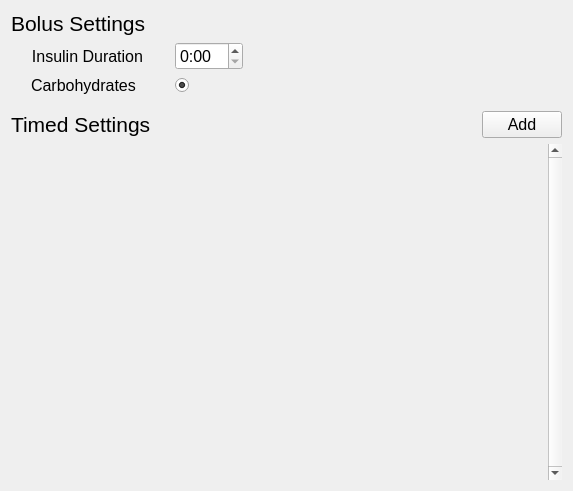
<?xml version="1.0" encoding="UTF-8"?>
<ui version="4.0">
 <class>ProfileEditor</class>
 <widget class="QWidget" name="ProfileEditor">
  <property name="geometry">
   <rect>
    <x>0</x>
    <y>0</y>
    <width>573</width>
    <height>491</height>
   </rect>
  </property>
  <property name="font">
   <font>
    <pointsize>12</pointsize>
   </font>
  </property>
  <property name="windowTitle">
   <string>Form</string>
  </property>
  <layout class="QVBoxLayout" name="verticalLayout">
   <item>
    <widget class="QLabel" name="bolusLabel">
     <property name="sizePolicy">
      <sizepolicy hsizetype="Preferred" vsizetype="Maximum">
       <horstretch>0</horstretch>
       <verstretch>0</verstretch>
      </sizepolicy>
     </property>
     <property name="font">
      <font>
       <pointsize>16</pointsize>
      </font>
     </property>
     <property name="text">
      <string>Bolus Settings</string>
     </property>
    </widget>
   </item>
   <item>
    <layout class="QFormLayout" name="bolusLayout">
     <property name="fieldGrowthPolicy">
      <enum>QFormLayout::FieldGrowthPolicy::FieldsStayAtSizeHint</enum>
     </property>
     <property name="formAlignment">
      <set>Qt::AlignmentFlag::AlignLeading|Qt::AlignmentFlag::AlignLeft|Qt::AlignmentFlag::AlignVCenter</set>
     </property>
     <property name="horizontalSpacing">
      <number>32</number>
     </property>
     <property name="verticalSpacing">
      <number>6</number>
     </property>
     <property name="leftMargin">
      <number>20</number>
     </property>
     <property name="rightMargin">
      <number>20</number>
     </property>
     <property name="bottomMargin">
      <number>10</number>
     </property>
     <item row="0" column="1">
      <widget class="QTimeEdit" name="durationBox">
       <property name="sizePolicy">
        <sizepolicy hsizetype="Minimum" vsizetype="Maximum">
         <horstretch>0</horstretch>
         <verstretch>0</verstretch>
        </sizepolicy>
       </property>
       <property name="displayFormat">
        <string>h:mm</string>
       </property>
      </widget>
     </item>
     <item row="1" column="0">
      <widget class="QLabel" name="carbLabel">
       <property name="text">
        <string>Carbohydrates</string>
       </property>
      </widget>
     </item>
     <item row="1" column="1">
      <widget class="QRadioButton" name="carbButton">
       <property name="sizePolicy">
        <sizepolicy hsizetype="Minimum" vsizetype="Minimum">
         <horstretch>0</horstretch>
         <verstretch>0</verstretch>
        </sizepolicy>
       </property>
       <property name="text">
        <string/>
       </property>
       <property name="iconSize">
        <size>
         <width>24</width>
         <height>24</height>
        </size>
       </property>
       <property name="checked">
        <bool>true</bool>
       </property>
      </widget>
     </item>
     <item row="0" column="0">
      <widget class="QLabel" name="durationLabel">
       <property name="text">
        <string>Insulin Duration</string>
       </property>
       <property name="alignment">
        <set>Qt::AlignmentFlag::AlignRight|Qt::AlignmentFlag::AlignTrailing|Qt::AlignmentFlag::AlignVCenter</set>
       </property>
      </widget>
     </item>
    </layout>
   </item>
   <item>
    <layout class="QHBoxLayout" name="horizontalLayout">
     <item>
      <widget class="QLabel" name="timedSettingsLabel">
       <property name="sizePolicy">
        <sizepolicy hsizetype="Preferred" vsizetype="Maximum">
         <horstretch>0</horstretch>
         <verstretch>0</verstretch>
        </sizepolicy>
       </property>
       <property name="font">
        <font>
         <pointsize>16</pointsize>
        </font>
       </property>
       <property name="text">
        <string>Timed Settings</string>
       </property>
      </widget>
     </item>
     <item>
      <widget class="QPushButton" name="addButton">
       <property name="sizePolicy">
        <sizepolicy hsizetype="Maximum" vsizetype="Maximum">
         <horstretch>0</horstretch>
         <verstretch>0</verstretch>
        </sizepolicy>
       </property>
       <property name="font">
        <font>
         <pointsize>12</pointsize>
        </font>
       </property>
       <property name="text">
        <string>Add</string>
       </property>
      </widget>
     </item>
    </layout>
   </item>
   <item>
    <widget class="QScrollArea" name="timedSettingsScrollArea">
     <property name="sizePolicy">
      <sizepolicy hsizetype="MinimumExpanding" vsizetype="MinimumExpanding">
       <horstretch>0</horstretch>
       <verstretch>0</verstretch>
      </sizepolicy>
     </property>
     <property name="frameShape">
      <enum>QFrame::Shape::NoFrame</enum>
     </property>
     <property name="frameShadow">
      <enum>QFrame::Shadow::Plain</enum>
     </property>
     <property name="verticalScrollBarPolicy">
      <enum>Qt::ScrollBarPolicy::ScrollBarAlwaysOn</enum>
     </property>
     <property name="horizontalScrollBarPolicy">
      <enum>Qt::ScrollBarPolicy::ScrollBarAlwaysOff</enum>
     </property>
     <property name="widgetResizable">
      <bool>true</bool>
     </property>
     <property name="alignment">
      <set>Qt::AlignmentFlag::AlignLeading|Qt::AlignmentFlag::AlignLeft|Qt::AlignmentFlag::AlignTop</set>
     </property>
     <widget class="QWidget" name="scrollAreaContent">
      <property name="geometry">
       <rect>
        <x>0</x>
        <y>0</y>
        <width>541</width>
        <height>326</height>
       </rect>
      </property>
      <property name="sizePolicy">
       <sizepolicy hsizetype="MinimumExpanding" vsizetype="MinimumExpanding">
        <horstretch>0</horstretch>
        <verstretch>0</verstretch>
       </sizepolicy>
      </property>
      <layout class="QVBoxLayout" name="verticalLayout_2">
       <property name="leftMargin">
        <number>4</number>
       </property>
       <item alignment="Qt::AlignmentFlag::AlignTop">
        <widget class="QWidget" name="contentWidget" native="true">
         <layout class="QFormLayout" name="formLayout"/>
        </widget>
       </item>
      </layout>
     </widget>
    </widget>
   </item>
  </layout>
 </widget>
 <tabstops>
  <tabstop>durationBox</tabstop>
  <tabstop>carbButton</tabstop>
  <tabstop>addButton</tabstop>
  <tabstop>timedSettingsScrollArea</tabstop>
 </tabstops>
 <resources/>
 <connections>
  <connection>
   <sender>addButton</sender>
   <signal>clicked()</signal>
   <receiver>ProfileEditor</receiver>
   <slot>addTimedSetting()</slot>
   <hints>
    <hint type="sourcelabel">
     <x>522</x>
     <y>133</y>
    </hint>
    <hint type="destinationlabel">
     <x>286</x>
     <y>245</y>
    </hint>
   </hints>
  </connection>
 </connections>
 <slots>
  <slot>addTimedSetting()</slot>
 </slots>
</ui>
